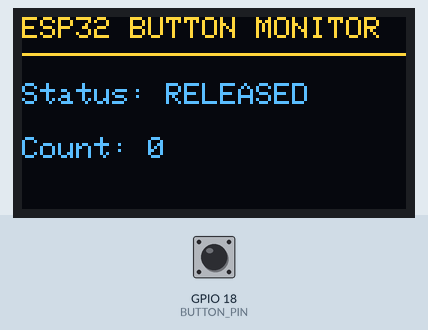
Simulated run of this program. Board: ESP32. Parts: 128×64 one-colour display. Inputs (shaded band) come from the test bench; at power-on: GPIO 18 (BUTTON_PIN) HIGH. The OLED is the two-colour kind (top 16 rows yellow); what the program prints to the serial monitor is not drawn.

Above: at 1.2 s.
1.3 s: GPIO 18 (BUTTON_PIN) pulled LOW for 0.15 s
At 2.6 s:
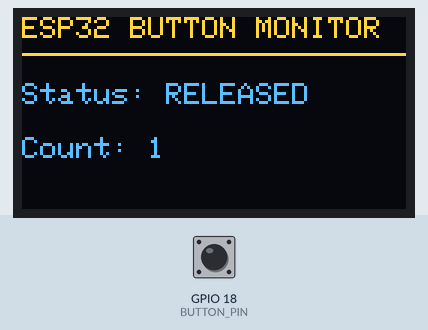
3.0 s: GPIO 18 (BUTTON_PIN) pulled LOW for 1 s
At 3.8 s:
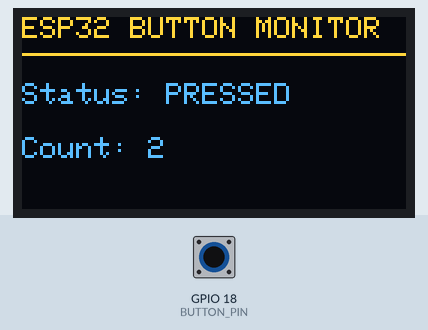
5.5 s: GPIO 18 (BUTTON_PIN) pulled LOW for 0.15 s
At 6.9 s:
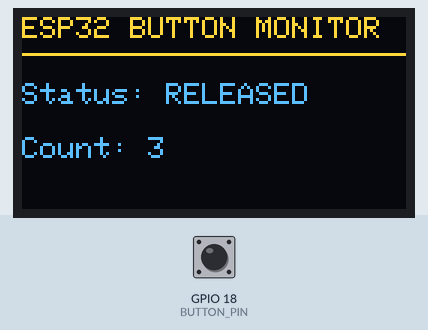
7.2 s: GPIO 18 (BUTTON_PIN) pulled LOW for 1 s
At 9.6 s:
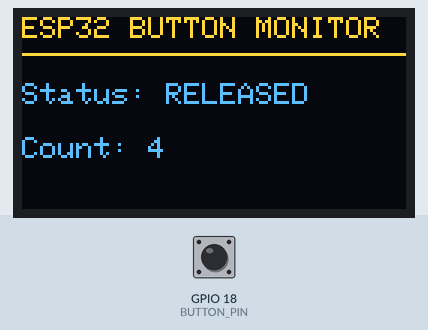
Timing chart, 0 to 10.7 s (numbered marks = the images above; inputs shaded):
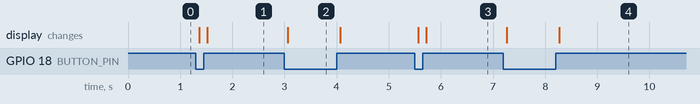

The program:

main.cpp
```cpp
#include <Arduino.h>
#include <Wire.h>
#include <Adafruit_GFX.h>
#include <Adafruit_SSD1306.h>

// OLED configuration
#define SCREEN_WIDTH 128
#define SCREEN_HEIGHT 64
#define OLED_RESET -1
#define OLED_ADDRESS 0x3C

// ESP32 GPIO pins
const int BUTTON_PIN = 18;

// Create the OLED display object
Adafruit_SSD1306 display(
    SCREEN_WIDTH,
    SCREEN_HEIGHT,
    &Wire,
    OLED_RESET
);

// Button states: HIGH = released, LOW = pressed
int lastRawButtonState = HIGH;
int stableButtonState = HIGH;

// Debounce timing
unsigned long lastDebounceTime = 0;
const unsigned long DEBOUNCE_INTERVAL = 40;

// Press counter
unsigned long pressCount = 0;

// OLED refresh control
bool displayNeedsUpdate = true;

void updateOLED() {
    display.clearDisplay();

    display.setTextColor(SSD1306_WHITE);
    display.setTextSize(1);

    display.setCursor(0, 0);
    display.println("ESP32 BUTTON MONITOR");

    display.drawLine(0, 12, 127, 12, SSD1306_WHITE);

    display.setCursor(0, 22);
    display.print("Status: ");

    if (stableButtonState == LOW) {
        display.println("PRESSED");
    } else {
        display.println("RELEASED");
    }

    display.setCursor(0, 40);
    display.print("Count: ");
    display.println(pressCount);

    display.display();
}

void setup() {
    Serial.begin(115200);

    // Button connects GPIO 18 to GND when pressed
    pinMode(BUTTON_PIN, INPUT_PULLUP);

    // Initialize I2C: SDA = GPIO 21, SCL = GPIO 22
    Wire.begin(21, 22);

    if (!display.begin(
            SSD1306_SWITCHCAPVCC,
            OLED_ADDRESS)) {
        Serial.println("ERROR: OLED initialization failed!");
        while (true) {
            // Stop if the OLED cannot initialize
        }
    }

    display.clearDisplay();
    updateOLED();

    Serial.println("ESP32 OLED Button Monitor Started");
    Serial.println("Press count: 0");
}

void loop() {
    // Read the current electrical state of the button
    int rawButtonState = digitalRead(BUTTON_PIN);

    // Detect a raw state change and restart the debounce timer
    if (rawButtonState != lastRawButtonState) {
        lastDebounceTime = millis();
        lastRawButtonState = rawButtonState;
    }

    // Accept the new state only after it remains stable
    // for the complete debounce interval.
    if (millis() - lastDebounceTime >= DEBOUNCE_INTERVAL) {

        if (rawButtonState != stableButtonState) {
            stableButtonState = rawButtonState;
            displayNeedsUpdate = true;

            // Count only the transition to PRESSED (LOW).
            // Holding the button does not increment the count.
            if (stableButtonState == LOW) {
                pressCount++;

                Serial.print("Accepted press count: ");
                Serial.println(pressCount);
            }
        }
    }

    // Refresh the OLED only when its displayed data changes
    if (displayNeedsUpdate) {
        updateOLED();
        displayNeedsUpdate = false;
    }

    // No long blocking delay: loop continues checking the button.
}
```

Measured:
- after the input at 1.3 s, the display: first changes after 0.07 s (image 1 shows a later state)
- after the input at 3.0 s, the display: changes after 0.07 s (image 2)
- after the input at 5.5 s, the display: first changes after 0.07 s (image 3 shows a later state)
- after the input at 7.2 s, the display: first changes after 0.07 s (image 4 shows a later state)
